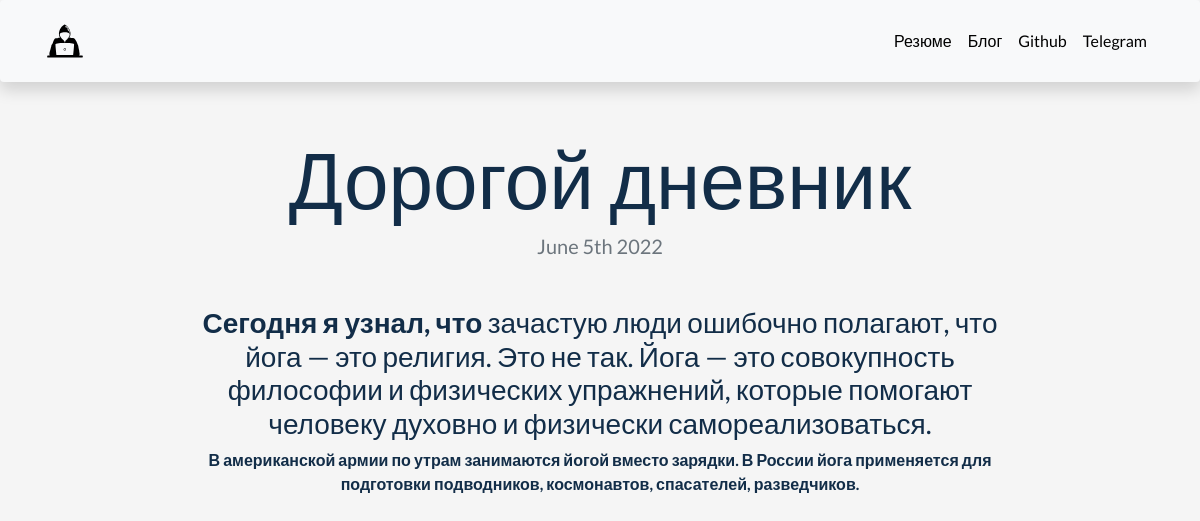
The page /blog/6/ on the database its author committed.
### blog/models.py (models this page shows, shortened)
class Blog(models.Model):
    title = models.CharField(max_length=100)
    description = models.TextField(max_length=700)
    date = models.DateField()

### blog/views.py (the view)
# urls.py: path('<int:blog_id>/', views.detail, name='detail'),
def detail(request, blog_id):
    blog = get_object_or_404(Blog, pk=blog_id)
    return render(request, 'blog/detail.html', {'blog': blog})

### blog/templates/blog/detail.html
{% extends 'base.html' %}
{% block content %}
<h1 class="text-center mt-5" id="blogdetailtitle">{{ blog.title }}</h1>
<h5 class="text-center text-muted mb-5">{{ blog.date|date:'F jS Y' }}</h5>
<div class="row justify-content-center mb-3">
  <div class="col-md-9 text-center">
    {{ blog.description|safe}}
  </div>
</div>
{%endblock%}

### portfoliopage/static/portfolio/1.css (style rules this page uses)
body { font-family: 'Lato', sans-serif; }
@media (min-width: 992px) { #blogdetailtitle { font-size: 5rem; } }

### portfoliopage/templates/base.html (style rules this page uses)
body { background: #F5F5F5; color: #122d48; }

### rows shown on the page
Blog: title "Дорогой дневник", date "June 5th 2022", description "Сегодня я узнал, что зачастую люди ошибочно полагают, что йога — это религия. Это не так. Йога — это совокупность философии и физических упражнений, которые помогают человеку духовно и физически самореализоваться. В американской армии по утрам занимаются йогой вместо зарядки. В России йога применяется для подготовки подводников, космонавтов, спасателей, разведчиков."
